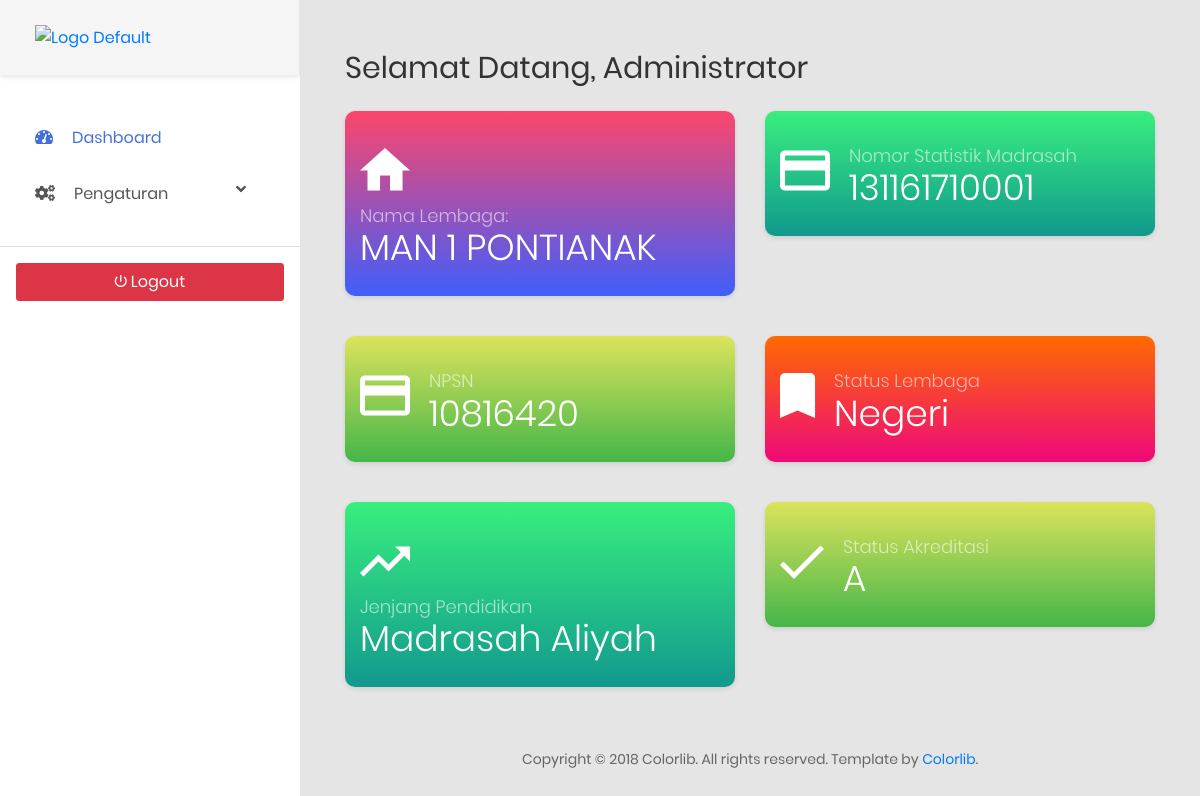
/admin/dashboard.php (signed in), run on an earlier commit of the app's database.
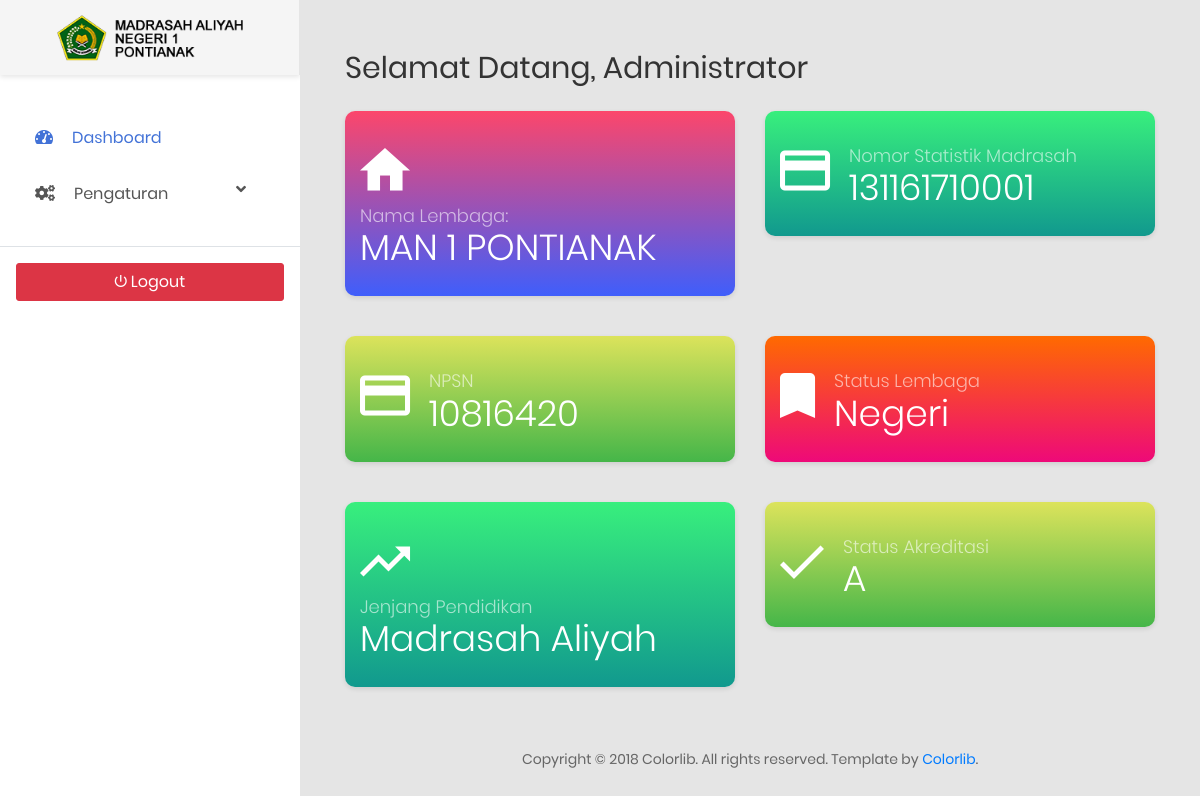
And on a later commit of the database.
### tables this page shows
CREATE TABLE `school_profile` (
  `id` int(11) NOT NULL,
  `school_name` varchar(255) NOT NULL,
  `npsn` varchar(20) NOT NULL,
  `address` text NOT NULL,
  `logo` varchar(255) DEFAULT NULL,
  `sejarah` text DEFAULT NULL,
  `akreditasi` varchar(10) DEFAULT NULL,
  `nsm` varchar(50) DEFAULT NULL,
  `status_sekolah` enum('Negeri','Swasta') DEFAULT 'Negeri',
  `jenjang` varchar(50) DEFAULT NULL
);

### admin/dashboard.php (the view, shortened to what the changed rows need)
<?php
include '../include/koneksi.php';
$query = "SELECT * FROM school_profile LIMIT 1";
$result = $koneksi->query($query);
$profile = $result->fetch_assoc();
$data = $koneksi->query("SELECT * FROM school_profile WHERE id=1")->fetch_assoc();
?>
<!DOCTYPE html>
<html lang="en">
<head>
    <link href="assets/css/font-face.css" rel="stylesheet" media="all">
    <link href="assets/vendor/font-awesome-4.7/css/font-awesome.min.css" rel="stylesheet" media="all">
    <link href="assets/vendor/font-awesome-5/css/fontawesome-all.min.css" rel="stylesheet" media="all">
    <link href="assets/vendor/mdi-font/css/material-design-iconic-font.min.css" rel="stylesheet" media="all">
    <link href="assets/vendor/bootstrap-4.1/bootstrap.min.css" rel="stylesheet" media="all">
    <link href="assets/vendor/animsition/animsition.min.css" rel="stylesheet" media="all">
    <link href="assets/vendor/bootstrap-progressbar/bootstrap-progressbar-3.3.4.min.css" rel="stylesheet" media="all">
    <link href="assets/vendor/wow/animate.css" rel="stylesheet" media="all">
    <link href="assets/vendor/css-hamburgers/hamburgers.min.css" rel="stylesheet" media="all">
    <link href="assets/vendor/slick/slick.css" rel="stylesheet" media="all">
    <link href="assets/vendor/select2/select2.min.css" rel="stylesheet" media="all">
    <link href="assets/vendor/perfect-scrollbar/perfect-scrollbar.css" rel="stylesheet" media="all">
    <link href="assets/css/theme.css" rel="stylesheet" media="all">
</head>
<body class="animsition">
    <div class="page-wrapper">
        <aside class="menu-sidebar d-none d-lg-block">
            <div class="logo">
            <a href="#">
                <?php if (!empty($data['logo']) && file_exists('uploads/' . $data['logo'])): ?>
                    <img src="uploads/<?php echo htmlspecialchars($data['logo']); ?>" alt="Logo Sekolah" style="max-height: 100px;" />
                <?php else: ?>
                    <img src="assets/images/icon/logo-default.png" alt="Logo Default" style="max-height: 100px;" />
                <?php endif; ?>
            </a>
            </div>
        </aside>
        <div class="page-container">
            <div class="main-content p-t-50">
                <div class="section__content section__content--p30">
                    <div class="container-fluid">
                        <div class="row">
                            <div class="col-md-12">
                                <div class="overview-wrap">
                                    <h2 class="title-1">Selamat Datang,  <?php echo htmlspecialchars($_SESSION['username']); ?></h2>
                                </div>
                            </div>
                        </div>
                        <div class="row m-t-25">
                            <div class="col-sm-6 col-lg-6">
                                <div class="overview-item overview-item--c1">
                                    <div class="overview__inner">
                                        <div class="overview-box p-b-25">
                                            <div class="text">
                                                 <span>Nama Lembaga:</span>
                                                <h2><?= htmlspecialchars($profile['school_name']); ?></h2>
                                            </div>
                                        </div>
                                    </div>
                                </div>
                            </div>
                            <div class="col-sm-6 col-lg-6">
                                <div class="overview-item overview-item--c2">
                                    <div class="overview__inner">
                                        <div class="overview-box clearfix p-b-25">
                                            <div class="text">
                                                <span>Nomor Statistik Madrasah</span>
                                                <h2><?= htmlspecialchars($profile['nsm']); ?></h4>
                                            </div>
                                        </div>
                                    </div>
                                </div>
                            </div>
                            <div class="col-sm-6 col-lg-6">
                                <div class="overview-item overview-item--c4">
                                    <div class="overview__inner">
                                        <div class="overview-box clearfix p-b-25">
                                            <div class="text">
                                                <span>NPSN</span>
                                                <h2><?= htmlspecialchars($profile['npsn']); ?></h4>
                                            </div>
                                        </div>
                                    </div>
                                </div>
                            </div>
                            <div class="col-sm-6 col-lg-6">
                                <div class="overview-item overview-item--c3">
                                    <div class="overview__inner">
                                        <div class="overview-box clearfix p-b-25">
                                            <div class="text">
                                                <span class="text-bold">Status Lembaga</span>
                                                <h2> <?= htmlspecialchars($profile['status_sekolah']); ?></h2>
                                            </div>
                                        </div>
                                    </div>
                                </div>
                            </div>
                            <div class="col-sm-6 col-lg-6">
                                <div class="overview-item overview-item--c2">
                                    <div class="overview__inner">
                                        <div class="overview-box clearfix p-b-25">
                                            <div class="text">
                                                 <span>Jenjang Pendidikan</span>
                                                <h2><?= htmlspecialchars($profile['jenjang']); ?></h2>
                                            </div>
                                        </div>
                                    </div>
                                </div>
                            </div>
                            <div class="col-sm-6 col-lg-6">
                                <div class="overview-item overview-item--c4">
                                    <div class="overview__inner">
                                        <div class="overview-box clearfix p-b-25">
                                            <div class="text">
                                                 <span>Status Akreditasi</span>
                                                <h2><?= htmlspecialchars($profile['akreditasi']); ?></h2>
                                            </div>
                                        </div>
                                    </div>
                                </div>
                            </div>
                        </div>
                    </div>
                </div>
            </div>
        </div>
    </div>
</body>
</html>

What changed in the data, as far as the page shows it:
changed school_profile "MAN 1 PONTIANAK": logo: picture added
